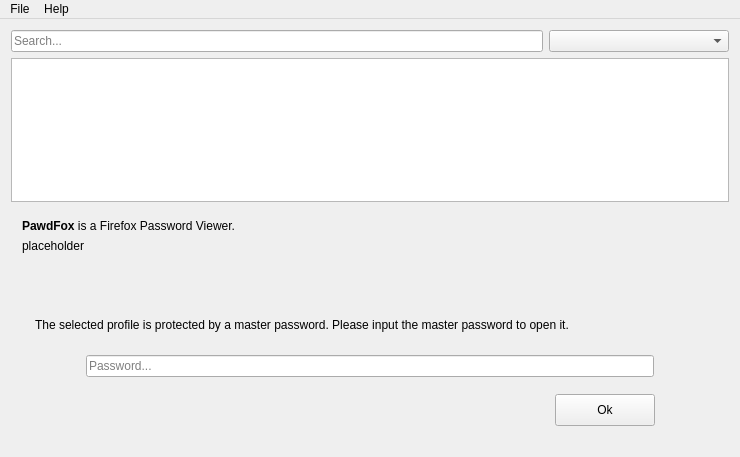
<?xml version="1.0" encoding="UTF-8"?>
<ui version="4.0">
 <class>MainWindow</class>
 <widget class="QMainWindow" name="MainWindow">
  <property name="geometry">
   <rect>
    <x>0</x>
    <y>0</y>
    <width>740</width>
    <height>457</height>
   </rect>
  </property>
  <property name="windowTitle">
   <string>PawdFox</string>
  </property>
  <widget class="QWidget" name="centralWidget">
   <layout class="QVBoxLayout" name="verticalLayout_2">
    <item>
     <layout class="QHBoxLayout" name="horizontalLayout">
      <item>
       <widget class="QLineEdit" name="searchEdit">
        <property name="frame">
         <bool>true</bool>
        </property>
        <property name="placeholderText">
         <string>Search...</string>
        </property>
       </widget>
      </item>
      <item>
       <widget class="QComboBox" name="profilesComboBox">
        <property name="minimumSize">
         <size>
          <width>180</width>
          <height>0</height>
         </size>
        </property>
        <property name="maximumSize">
         <size>
          <width>180</width>
          <height>16777215</height>
         </size>
        </property>
       </widget>
      </item>
     </layout>
    </item>
    <item>
     <widget class="QTableView" name="tableView">
      <property name="editTriggers">
       <set>QAbstractItemView::NoEditTriggers</set>
      </property>
      <property name="selectionMode">
       <enum>QAbstractItemView::SingleSelection</enum>
      </property>
     </widget>
    </item>
    <item>
     <widget class="QFrame" name="infoFrame">
      <property name="frameShape">
       <enum>QFrame::NoFrame</enum>
      </property>
      <property name="frameShadow">
       <enum>QFrame::Raised</enum>
      </property>
      <layout class="QVBoxLayout" name="verticalLayout">
       <item>
        <widget class="QLabel" name="infoTitleLabel">
         <property name="text">
          <string>&lt;html&gt;&lt;head/&gt;&lt;body&gt;&lt;p&gt;&lt;span style=&quot; font-weight:600;&quot;&gt;PawdFox&lt;/span&gt; is a Firefox Password Viewer.&lt;/p&gt;&lt;/body&gt;&lt;/html&gt;</string>
         </property>
         <property name="textFormat">
          <enum>Qt::AutoText</enum>
         </property>
         <property name="scaledContents">
          <bool>false</bool>
         </property>
         <property name="alignment">
          <set>Qt::AlignBottom|Qt::AlignJustify</set>
         </property>
         <property name="wordWrap">
          <bool>true</bool>
         </property>
        </widget>
       </item>
       <item>
        <widget class="QLabel" name="messageLabel">
         <property name="text">
          <string>&lt;html&gt;&lt;head/&gt;&lt;body&gt;&lt;p&gt;placeholder&lt;/p&gt;&lt;/body&gt;&lt;/html&gt;</string>
         </property>
         <property name="alignment">
          <set>Qt::AlignJustify|Qt::AlignTop</set>
         </property>
        </widget>
       </item>
      </layout>
     </widget>
    </item>
    <item>
     <widget class="QFrame" name="passwordFrame">
      <property name="minimumSize">
       <size>
        <width>0</width>
        <height>0</height>
       </size>
      </property>
      <property name="frameShape">
       <enum>QFrame::NoFrame</enum>
      </property>
      <property name="frameShadow">
       <enum>QFrame::Plain</enum>
      </property>
      <layout class="QVBoxLayout" name="verticalLayout_3">
       <property name="leftMargin">
        <number>24</number>
       </property>
       <property name="topMargin">
        <number>0</number>
       </property>
       <property name="rightMargin">
        <number>24</number>
       </property>
       <property name="bottomMargin">
        <number>0</number>
       </property>
       <item>
        <spacer name="verticalSpacer_3">
         <property name="orientation">
          <enum>Qt::Vertical</enum>
         </property>
         <property name="sizeType">
          <enum>QSizePolicy::Fixed</enum>
         </property>
         <property name="sizeHint" stdset="0">
          <size>
           <width>20</width>
           <height>48</height>
          </size>
         </property>
        </spacer>
       </item>
       <item>
        <widget class="QLabel" name="passwordLabel">
         <property name="text">
          <string>&lt;html&gt;&lt;head/&gt;&lt;body&gt;&lt;p&gt;The selected profile is protected by a master password. Please input the master password to open it.&lt;/p&gt;&lt;/body&gt;&lt;/html&gt;</string>
         </property>
         <property name="alignment">
          <set>Qt::AlignBottom|Qt::AlignJustify</set>
         </property>
         <property name="wordWrap">
          <bool>true</bool>
         </property>
        </widget>
       </item>
       <item>
        <spacer name="verticalSpacer">
         <property name="orientation">
          <enum>Qt::Vertical</enum>
         </property>
         <property name="sizeType">
          <enum>QSizePolicy::Fixed</enum>
         </property>
         <property name="sizeHint" stdset="0">
          <size>
           <width>20</width>
           <height>6</height>
          </size>
         </property>
        </spacer>
       </item>
       <item>
        <widget class="QFrame" name="frame_2">
         <property name="sizePolicy">
          <sizepolicy hsizetype="Expanding" vsizetype="Fixed">
           <horstretch>0</horstretch>
           <verstretch>0</verstretch>
          </sizepolicy>
         </property>
         <property name="minimumSize">
          <size>
           <width>0</width>
           <height>0</height>
          </size>
         </property>
         <property name="frameShape">
          <enum>QFrame::NoFrame</enum>
         </property>
         <property name="frameShadow">
          <enum>QFrame::Raised</enum>
         </property>
         <layout class="QHBoxLayout" name="horizontalLayout_3">
          <item>
           <spacer name="horizontalSpacer_2">
            <property name="orientation">
             <enum>Qt::Horizontal</enum>
            </property>
            <property name="sizeType">
             <enum>QSizePolicy::Fixed</enum>
            </property>
            <property name="sizeHint" stdset="0">
             <size>
              <width>40</width>
              <height>20</height>
             </size>
            </property>
           </spacer>
          </item>
          <item>
           <widget class="QLineEdit" name="passwordLineEdit">
            <property name="sizePolicy">
             <sizepolicy hsizetype="Expanding" vsizetype="Fixed">
              <horstretch>0</horstretch>
              <verstretch>0</verstretch>
             </sizepolicy>
            </property>
            <property name="sizeIncrement">
             <size>
              <width>0</width>
              <height>0</height>
             </size>
            </property>
            <property name="echoMode">
             <enum>QLineEdit::Password</enum>
            </property>
            <property name="alignment">
             <set>Qt::AlignLeading|Qt::AlignLeft|Qt::AlignVCenter</set>
            </property>
            <property name="placeholderText">
             <string>Password...</string>
            </property>
           </widget>
          </item>
          <item>
           <spacer name="horizontalSpacer_3">
            <property name="orientation">
             <enum>Qt::Horizontal</enum>
            </property>
            <property name="sizeType">
             <enum>QSizePolicy::Fixed</enum>
            </property>
            <property name="sizeHint" stdset="0">
             <size>
              <width>40</width>
              <height>20</height>
             </size>
            </property>
           </spacer>
          </item>
         </layout>
        </widget>
       </item>
       <item>
        <widget class="QFrame" name="frame">
         <property name="sizePolicy">
          <sizepolicy hsizetype="Preferred" vsizetype="Fixed">
           <horstretch>0</horstretch>
           <verstretch>0</verstretch>
          </sizepolicy>
         </property>
         <property name="frameShape">
          <enum>QFrame::NoFrame</enum>
         </property>
         <property name="frameShadow">
          <enum>QFrame::Raised</enum>
         </property>
         <layout class="QHBoxLayout" name="horizontalLayout_2">
          <property name="leftMargin">
           <number>0</number>
          </property>
          <property name="topMargin">
           <number>0</number>
          </property>
          <property name="rightMargin">
           <number>0</number>
          </property>
          <property name="bottomMargin">
           <number>0</number>
          </property>
          <item>
           <spacer name="horizontalSpacer">
            <property name="orientation">
             <enum>Qt::Horizontal</enum>
            </property>
            <property name="sizeHint" stdset="0">
             <size>
              <width>499</width>
              <height>8</height>
             </size>
            </property>
           </spacer>
          </item>
          <item>
           <widget class="QPushButton" name="passwordOkButton">
            <property name="minimumSize">
             <size>
              <width>100</width>
              <height>32</height>
             </size>
            </property>
            <property name="maximumSize">
             <size>
              <width>100</width>
              <height>16777215</height>
             </size>
            </property>
            <property name="layoutDirection">
             <enum>Qt::LeftToRight</enum>
            </property>
            <property name="text">
             <string>Ok</string>
            </property>
            <property name="flat">
             <bool>false</bool>
            </property>
           </widget>
          </item>
          <item>
           <spacer name="horizontalSpacer_4">
            <property name="orientation">
             <enum>Qt::Horizontal</enum>
            </property>
            <property name="sizeType">
             <enum>QSizePolicy::Fixed</enum>
            </property>
            <property name="sizeHint" stdset="0">
             <size>
              <width>50</width>
              <height>24</height>
             </size>
            </property>
           </spacer>
          </item>
         </layout>
        </widget>
       </item>
       <item>
        <spacer name="verticalSpacer_2">
         <property name="orientation">
          <enum>Qt::Vertical</enum>
         </property>
         <property name="sizeHint" stdset="0">
          <size>
           <width>20</width>
           <height>20</height>
          </size>
         </property>
        </spacer>
       </item>
      </layout>
     </widget>
    </item>
   </layout>
  </widget>
  <widget class="QMenuBar" name="menuBar">
   <property name="geometry">
    <rect>
     <x>0</x>
     <y>0</y>
     <width>740</width>
     <height>22</height>
    </rect>
   </property>
   <widget class="QMenu" name="menuFile">
    <property name="title">
     <string>File</string>
    </property>
    <addaction name="actionOpen_Profiles_ini"/>
   </widget>
   <widget class="QMenu" name="menuHelp">
    <property name="title">
     <string>Help</string>
    </property>
    <addaction name="actionAbout"/>
   </widget>
   <addaction name="menuFile"/>
   <addaction name="menuHelp"/>
  </widget>
  <action name="actionOpen_Profiles_ini">
   <property name="text">
    <string>Open Profiles.ini</string>
   </property>
  </action>
  <action name="actionAbout">
   <property name="text">
    <string>About</string>
   </property>
  </action>
 </widget>
 <layoutdefault spacing="6" margin="11"/>
 <resources/>
 <connections>
  <connection>
   <sender>passwordLineEdit</sender>
   <signal>returnPressed()</signal>
   <receiver>passwordOkButton</receiver>
   <slot>click()</slot>
   <hints>
    <hint type="sourcelabel">
     <x>369</x>
     <y>337</y>
    </hint>
    <hint type="destinationlabel">
     <x>595</x>
     <y>381</y>
    </hint>
   </hints>
  </connection>
 </connections>
</ui>
